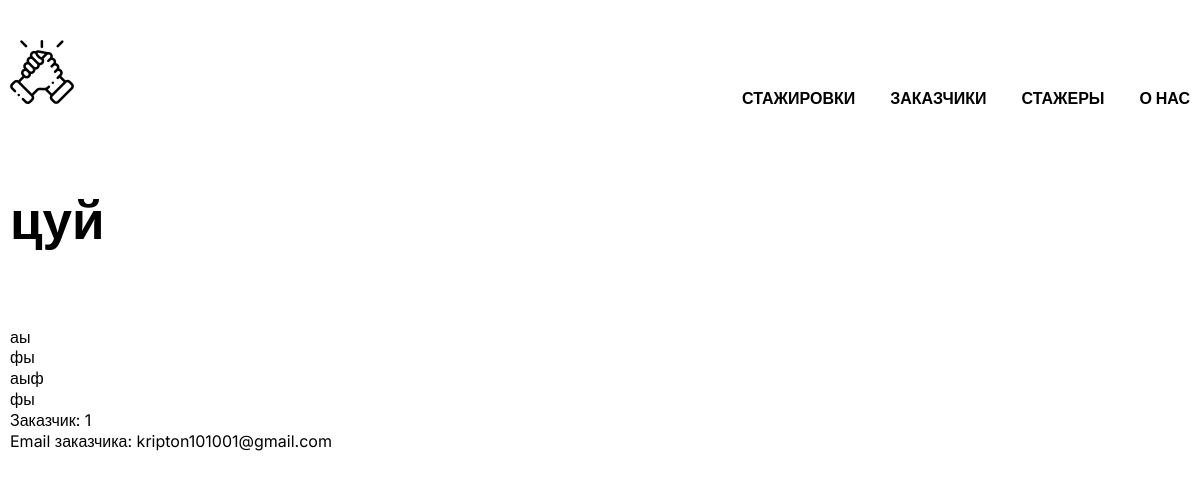
The page /internship/5 on the database its author committed.
### tables this page shows
CREATE TABLE "Traineeship" (
	"Traineeship_id"	INTEGER NOT NULL,
	"Traineeship_name"	TEXT,
	"Traineeship_type"	INTEGER,
	"Traineeship_pasport"	INTEGER,
	"Traineeship_description"	TEXT,
	"Traineeship_level"	INTEGER,
	PRIMARY KEY("Traineeship_id" AUTOINCREMENT),
	FOREIGN KEY("Traineeship_level") REFERENCES "TraineeshipLevel"("TraineeshipLevel_id") ON UPDATE CASCADE ON DELETE CASCADE,
	FOREIGN KEY("Traineeship_type") REFERENCES "TraineeshipType"("TraineeshipType_id") ON UPDATE CASCADE ON DELETE CASCADE
);

CREATE TABLE "Client" (
	"Client_id"	integer NOT NULL,
	"Client_login"	TEXT,
	"Client_pas"	INTEGER,
	"Client_name"	TEXT,
	"Client_surname"	TEXT,
	"Client_patronymic"	TEXT,
	"Client_organization"	TEXT,
	"Client_aboutOrganisation"	TEXT,
	"Client_rate"	INTEGER, Client_email TEXT,
	PRIMARY KEY("Client_id" AUTOINCREMENT)
);

### controllers/index.py (the view)
@app.route('/internship/<int:internship_id>')
def internship(internship_id):
    conn = get_db_connection()
    cursor = conn.cursor()
    query = "SELECT * FROM Traineeship WHERE Traineeship_id = ?"
    cursor.execute(query, (internship_id,))
    internship = cursor.fetchone()
    query = """
        SELECT C.*
        FROM Client C
        INNER JOIN ClientTraineeship CT ON C.Client_id = CT.Client_id
        WHERE CT.Traineeship_id = ?
    """
    cursor.execute(query, (internship_id,))
    client = cursor.fetchone()
    cursor.close()
    conn.close()
    return render_template('internship.html', internship=internship, client=client)

### controllers/index.py (called while the page is built)
def get_db_connection():
    conn = sqlite3.connect('inter.sqlite3')
    conn.row_factory = sqlite3.Row
    return conn

### templates/internship.html (shortened to what this page needs)
<!DOCTYPE html>
<html lang="en">
<head>
    <link rel="stylesheet" href="https://cdn.jsdelivr.net/npm/swiper@9/swiper-bundle.min.css" />
    <link rel="stylesheet" href="/static/css/create_card.css">
</head>
<body>
  <div class="wrapper">
    <header class="header header-main">
      <div class="container">
          <div class="header__inner">
              <a href="{{ url_for("index")}}" class="logo">
                  <img src="/static/img/logo.png" alt="" class="logo__img">
              </a>
              <nav class="menu">
                  <ul class="menu__list">
                      <li class="menu__list-item"><a href="{{ url_for("internships")}}" class="menu__list-link">
                              СТАЖИРОВКИ
                          </a></li>
                      <li class="menu__list-item"><a href="{{ url_for("clients")}}" class="menu__list-link">
                              ЗАКАЗЧИКИ
                          </a></li>
                      <li class="menu__list-item"><a href="{{ url_for("trainees")}}" class="menu__list-link">
                              СТАЖЕРЫ
                          </a></li>
                      <li class="menu__list-item"><a href="#" class="menu__list-link">
                              О НАС
                          </a></li>
                  </ul>
              </nav>
          </div>
      </div>
    </header>
    <main class="main">
      <div class="container">
        <section class="internship-details">
          <h1 class="title">{{ internship['Traineeship_name'] }}</h1>
          <p>{{ internship['Traineeship_description'] }}</p>
          <p>{{ internship['Traineeship_type'] }}</p>
          <p>{{ internship['Traineeship_pasport'] }}</p>
          <p>{{ internship['Traineeship_level'] }}</p>
          {% if client %}
          <p>Заказчик: {{ client['Client_name'] }}</p>
          <p>Email заказчика: {{ client['Client_email'] }}</p>
          {% endif %}
        </section>
      </div>
    </main>
  </div>
</body>
</html>

### static/css/create_card.css (style rules this page uses)
html { box-sizing: border-box; }
*, *::after, *::before { box-sizing: inherit; margin: 0; padding: 0; }
html, body { max-height: 100%; }
ul { list-style-type: none; }
a { text-decoration: none; color: inherit; }
.wrapper { min-height: 100vh; display: flex; flex-direction: column; }
body { font-family: 'Inter', sans-serif; font-size: 16px; font-weight: 400; line-height: 1.3; }
.header-main { background-color: transparent; z-index: 10; left: 0; right: 0; }
.container { max-width: 1220px; margin: 0 auto; padding: 0 10px; }
.header__inner { padding-top: 40px; padding-bottom: 45px; display: flex; justify-content: space-between; align-items: flex-end; }
.menu__list { display: flex; gap: 35px; }
.menu__list-link { text-transform: uppercase; font-weight: 700; }
.main { flex-grow: 1; }
.title { padding-bottom: 40px; margin-top: 2rem; margin-bottom: 2rem; font-size: 53px; font-weight: 600; }

### rows shown on the page
Traineeship: Traineeship_name "цуй", Traineeship_description "аы", Traineeship_type "фы", Traineeship_pasport "аыф", Traineeship_level "фы"
Client: Client_name "1", Client_email "kripton101001@gmail.com"
